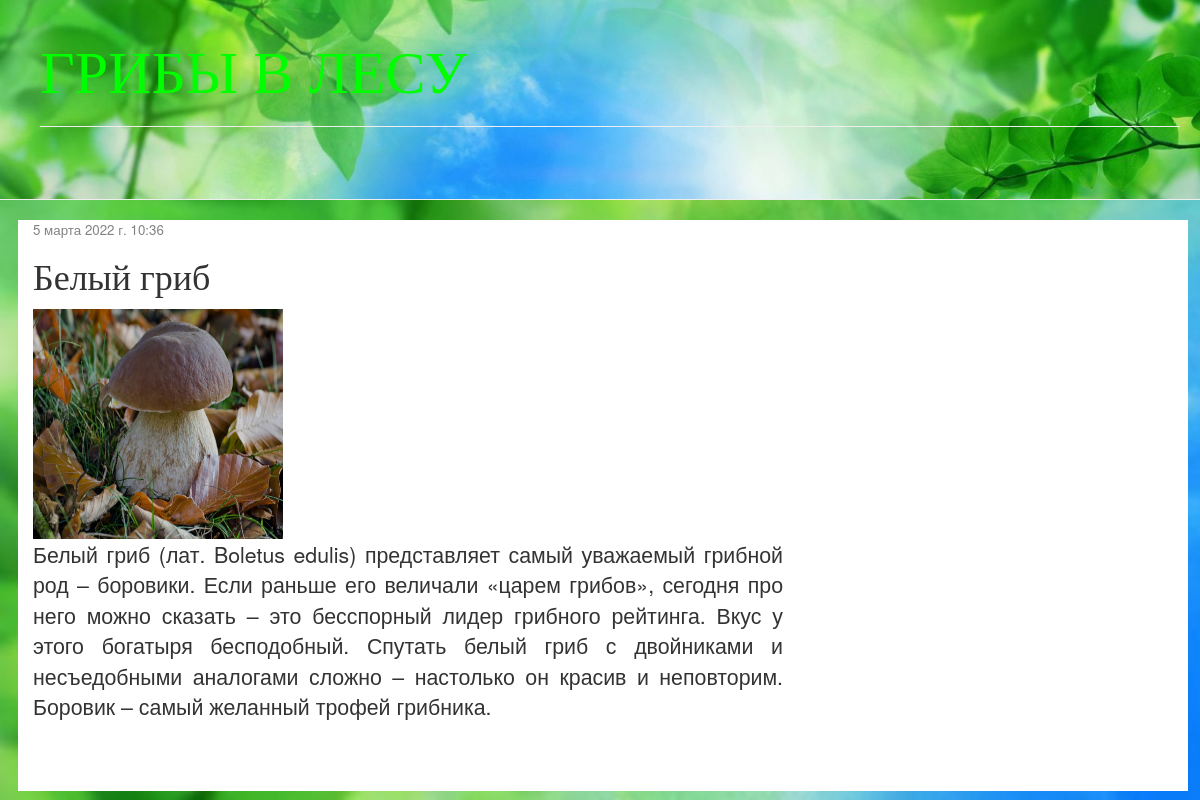
The app's page /post/1/ with its own data.
### blog/models.py (models this page shows, shortened)
class Post(models.Model):
    author = models.ForeignKey(settings.AUTH_USER_MODEL, on_delete=models.CASCADE)
    title = models.CharField(max_length=200)
    text = models.TextField()
    image = models.FileField(null=True, blank=True)
    created_date = models.DateTimeField(default=timezone.now)
    published_date = models.DateTimeField(blank=True, null=True)

### blog/views.py (the view)
# urls.py: path('post/<int:pk>/', views.post_detail, name='post_detail'),
def post_detail(request, pk):
    post = get_object_or_404(Post, pk=pk)
    return render(request, 'blog/post_detail.html', {'post': post})

### blog/templates/blog/post_detail.html (shortened to what this page needs)
{% extends 'blog/base.html' %}
{% block content %}
    <div class="post">
        {% if post.published_date %}
            <div class="date">
                {{ post.published_date }}
            </div>
        {% endif %}
        <h1>{{ post.title }}</h1>
        <img src="{{ post.image.url}}" width="250" height="230" alt="">
        <p>{{ post.text|linebreaksbr}}</p>
    </div>
{% endblock %}

### blog/static/css/blog.css (style rules this page uses)
body { text-align:justify; width:100%; height:200px; background: url('../css/nubex.jpg') no-repeat; background-size:cover }
h1, h2, h3, h4 { font-family: 'Arial Black'; }
.date { color: #828282; font-size: 10pt; }
.post { margin-bottom: 70px; }

### records on screen
Post: published_date "5 марта 2022 г. 10:36", title "Белый гриб", image (picture), text "Белый гриб (лат. Boletus edulis) представляет самый уважаемый грибной род – боровики. Если раньше его величали «царем грибов», сегодня про него можно сказать – это бесспорный лидер грибного рейтинга. Вкус у этого богатыря бесподобный. Спутать белый гриб с двойниками и несъедобными аналогами сложно – настолько он красив и неповторим. Боровик – самый желанный трофей грибника."
